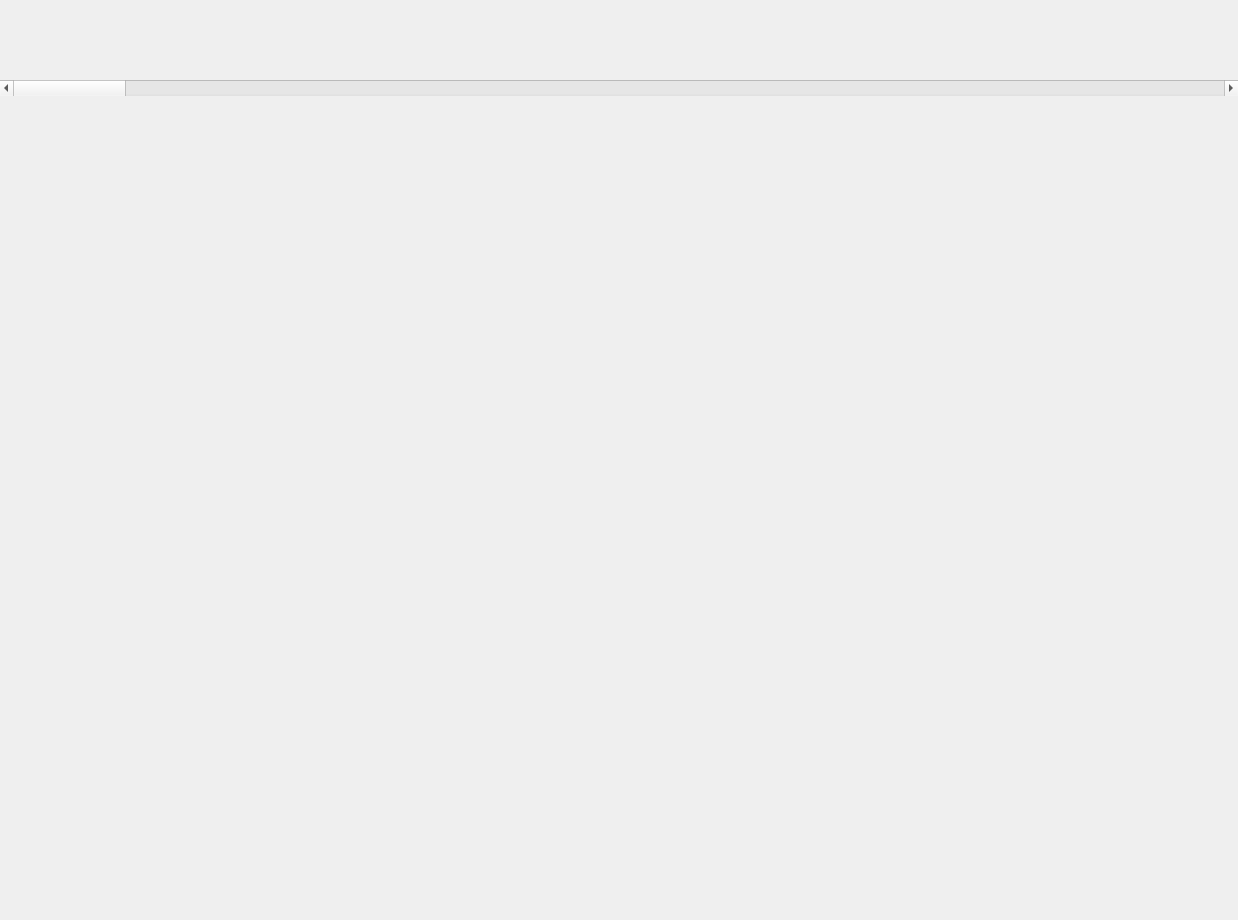
<?xml version="1.0" encoding="UTF-8"?>
<ui version="4.0">
 <class>GBSBizSettingProductDupRM</class>
 <widget class="QWidget" name="GBSBizSettingProductDupRM">
  <property name="geometry">
   <rect>
    <x>0</x>
    <y>0</y>
    <width>1238</width>
    <height>920</height>
   </rect>
  </property>
  <property name="windowTitle">
   <string>Form</string>
  </property>
  <widget class="QWidget" name="widget" native="true">
   <property name="geometry">
    <rect>
     <x>0</x>
     <y>0</y>
     <width>1238</width>
     <height>102</height>
    </rect>
   </property>
   <widget class="QScrollBar" name="horizontalScrollBar">
    <property name="geometry">
     <rect>
      <x>0</x>
      <y>80</y>
      <width>1238</width>
      <height>16</height>
     </rect>
    </property>
    <property name="orientation">
     <enum>Qt::Orientation::Horizontal</enum>
    </property>
   </widget>
  </widget>
 </widget>
 <resources/>
 <connections/>
</ui>
